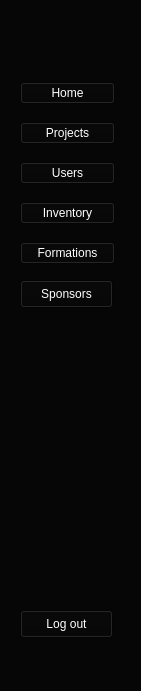
   <widget class="QWidget" name="full_menu" native="true">
    <property name="geometry">
     <rect>
      <x>0</x>
      <y>0</y>
      <width>141</width>
      <height>691</height>
     </rect>
    </property>
    <property name="styleSheet">
     <string notr="true">background-color: rgb(6, 6, 6);</string>
    </property>
    <widget class="QPushButton" name="Logout">
     <property name="geometry">
      <rect>
       <x>20</x>
       <y>610</y>
       <width>93</width>
       <height>28</height>
      </rect>
     </property>
     <property name="styleSheet">
      <string notr="true">color: rgb(255, 255, 255);</string>
     </property>
     <property name="text">
      <string>Log out</string>
     </property>
     <property name="checkable">
      <bool>true</bool>
     </property>
     <property name="autoExclusive">
      <bool>true</bool>
     </property>
    </widget>
    <widget class="QLabel" name="logo_2">
     <property name="geometry">
      <rect>
       <x>10</x>
       <y>8</y>
       <width>61</width>
       <height>51</height>
      </rect>
     </property>
     <property name="text">
      <string/>
     </property>
     <property name="pixmap">
      <pixmap resource="icons.qrc">:/Icons/Screenshot_2024-02-23_163141-removebg-preview.png</pixmap>
     </property>
     <property name="scaledContents">
      <bool>true</bool>
     </property>
    </widget>
    <widget class="QWidget" name="layoutWidget">
     <property name="geometry">
      <rect>
       <x>20</x>
       <y>70</y>
       <width>95</width>
       <height>211</height>
      </rect>
     </property>
     <layout class="QGridLayout" name="gridLayout_4">
      <item row="0" column="0">
       <widget class="QPushButton" name="home">
        <property name="styleSheet">
         <string notr="true">color: rgb(255, 255, 255);</string>
        </property>
        <property name="text">
         <string>Home</string>
        </property>
        <property name="icon">
         <iconset resource="icons.qrc">
          <normaloff>:/Icons/home.svg</normaloff>:/Icons/home.svg</iconset>
        </property>
        <property name="checkable">
         <bool>true</bool>
        </property>
        <property name="autoExclusive">
         <bool>true</bool>
        </property>
       </widget>
      </item>
      <item row="1" column="0">
       <widget class="QPushButton" name="Projects">
        <property name="styleSheet">
         <string notr="true">color: rgb(255, 255, 255);</string>
        </property>
        <property name="text">
         <string>Projects</string>
        </property>
        <property name="icon">
         <iconset resource="icons.qrc">
          <normaloff>:/Icons/project1.svg</normaloff>:/Icons/project1.svg</iconset>
        </property>
        <property name="checkable">
         <bool>true</bool>
        </property>
        <property name="autoExclusive">
         <bool>true</bool>
        </property>
       </widget>
      </item>
      <item row="2" column="0">
       <widget class="QPushButton" name="Users">
        <property name="styleSheet">
         <string notr="true">color: rgb(255, 255, 255);</string>
        </property>
        <property name="text">
         <string>Users</string>
        </property>
        <property name="icon">
         <iconset resource="icons.qrc">
          <normaloff>:/Icons/users (1).svg</normaloff>:/Icons/users (1).svg</iconset>
        </property>
        <property name="checkable">
         <bool>true</bool>
        </property>
        <property name="autoExclusive">
         <bool>true</bool>
        </property>
       </widget>
      </item>
      <item row="3" column="0">
       <widget class="QPushButton" name="equipments">
        <property name="styleSheet">
         <string notr="true">color: rgb(255, 255, 255);</string>
        </property>
        <property name="text">
         <string>Inventory</string>
        </property>
        <property name="icon">
         <iconset resource="icons.qrc">
          <normaloff>:/C:/Users/MSI/Downloads/archive.svg</normaloff>:/C:/Users/MSI/Downloads/archive.svg</iconset>
        </property>
        <property name="checkable">
         <bool>true</bool>
        </property>
        <property name="autoExclusive">
         <bool>true</bool>
        </property>
       </widget>
      </item>
      <item row="4" column="0">
       <widget class="QPushButton" name="Formations">
        <property name="styleSheet">
         <string notr="true">color: rgb(255, 255, 255);</string>
        </property>
        <property name="text">
         <string>Formations</string>
        </property>
        <property name="icon">
         <iconset resource="icons.qrc">
          <normaloff>:/C:/Users/MSI/Downloads/book.svg</normaloff>:/C:/Users/MSI/Downloads/book.svg</iconset>
        </property>
        <property name="checkable">
         <bool>true</bool>
        </property>
        <property name="autoExclusive">
         <bool>true</bool>
        </property>
       </widget>
      </item>
     </layout>
    </widget>
    <widget class="QPushButton" name="sponsors">
     <property name="geometry">
      <rect>
       <x>20</x>
       <y>280</y>
       <width>93</width>
       <height>28</height>
      </rect>
     </property>
     <property name="styleSheet">
      <string notr="true">color: rgb(255, 255, 255);</string>
     </property>
     <property name="text">
      <string>Sponsors</string>
     </property>
     <property name="icon">
      <iconset resource="icons.qrc">
       <normaloff>:/C:/Users/MSI/Downloads/book.svg</normaloff>:/C:/Users/MSI/Downloads/book.svg</iconset>
     </property>
     <property name="checkable">
      <bool>true</bool>
     </property>
     <property name="autoExclusive">
      <bool>true</bool>
     </property>
    </widget>
   </widget>
